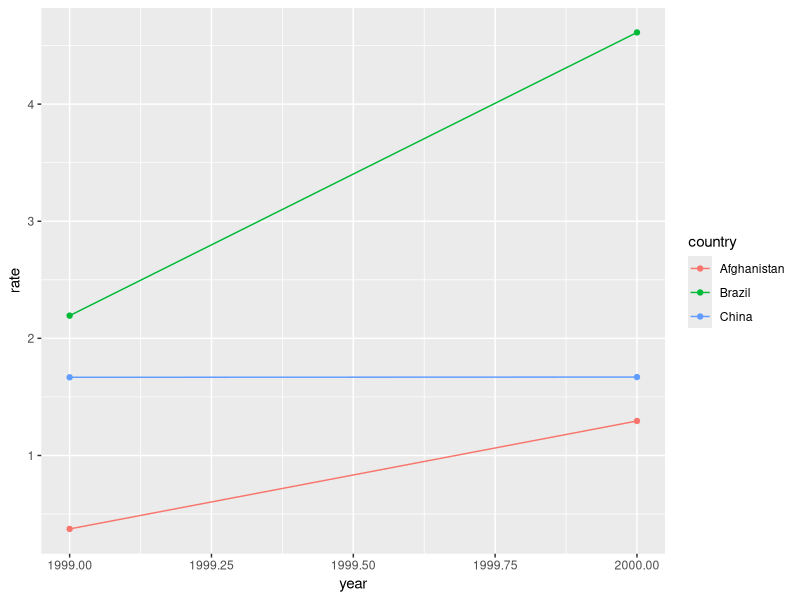

Recreate this plot in R.
## ---- chunk 1
library(tidyverse)
## ---- chunk 2
table1
table2
table3
table4a
table4b
## ---- chunk 3
table1 %>% 
  mutate(rate = cases / population * 10000)
## ---- chunk 4
table1 %>%
  count(year, wt = cases)
## ---- chunk 5
library(ggplot2)

table1 %>%
  mutate(rate = cases / population * 10000) %>%
  ggplot(data = .) +
  geom_point(mapping = aes(x = year, y = rate, color = country)) +
  geom_line(mapping = aes(x = year, y = rate, color = country))
## ---- chunk 6
print(table4a)
## ---- chunk 7
table4a %>%
  gather(`1999`, `2000`, key = 'year', value = 'cases')
## ---- chunk 8
table4b %>%
  gather(`1999`, `2000`, key = 'year', value = 'population')
## ---- chunk 9
table4a %>%
  gather(`1999`, `2000`, key = 'year', value = 'cases') -> tidy4a
table4b %>%
  gather(`1999`, `2000`, key = 'year', value = 'population') -> tidy4b
left_join(tidy4a, tidy4b)
## ---- chunk 10
table2
## ---- chunk 11
table2 %>%
  spread(key = type, value = count)
## ---- chunk 12
table3
## ---- chunk 13
table3 %>%
  separate(rate, into = c("cases", "population"), sep = "/", convert = TRUE)
## ---- chunk 14
table3 %>%
  separate(year, into = c("century", "year"), sep = 2, convert = TRUE)
## ---- chunk 15
table5 %>%
  unite(full_year, century, year, sep = "")
## ---- chunk 16
stocks <- tibble(
  year   = c(2015, 2015, 2015, 2015, 2016, 2016, 2016),
  qtr    = c(   1,    2,    3,    4,    2,    3,    4),
  return = c(1.88, 0.59, 0.35,   NA, 0.92, 0.17, 2.66)
)
stocks
## ---- chunk 17
stocks %>%
  spread(key = year, value = return)
## ---- chunk 18
stocks %>%
  spread(key = year, value = return) %>%
  gather(year, return, `2015`:`2016`, na.rm = TRUE)
## ---- chunk 19
stocks %>%
  complete(year, qtr)
## ---- chunk 20
treatment <- tribble(
  ~ person,           ~ treatment, ~ response,
  "Derrick Whitmore", 1,           7,
  NA,                 2,           10,
  NA,                 3,           9,
  "Katherine Burke",  1,           4
)
## ---- chunk 21
treatment
## ---- chunk 22
treatment %>%
  fill(person)
